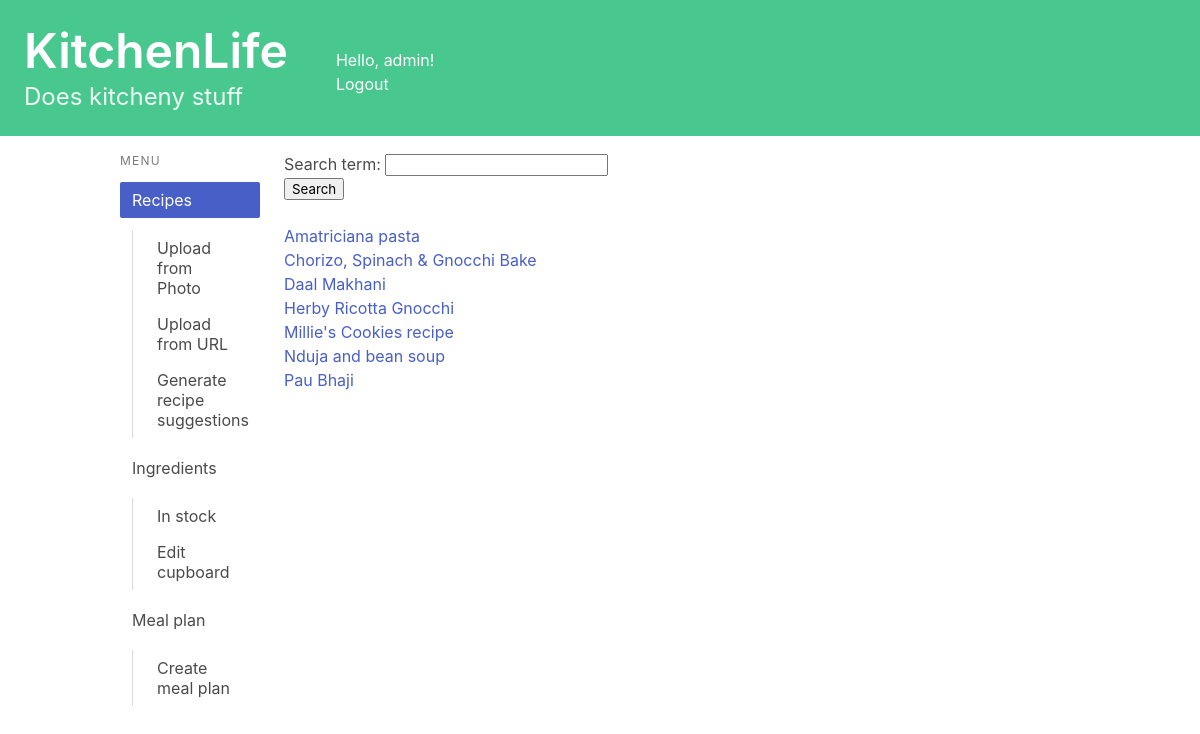
The app's page /recipes/ (signed in), older data.
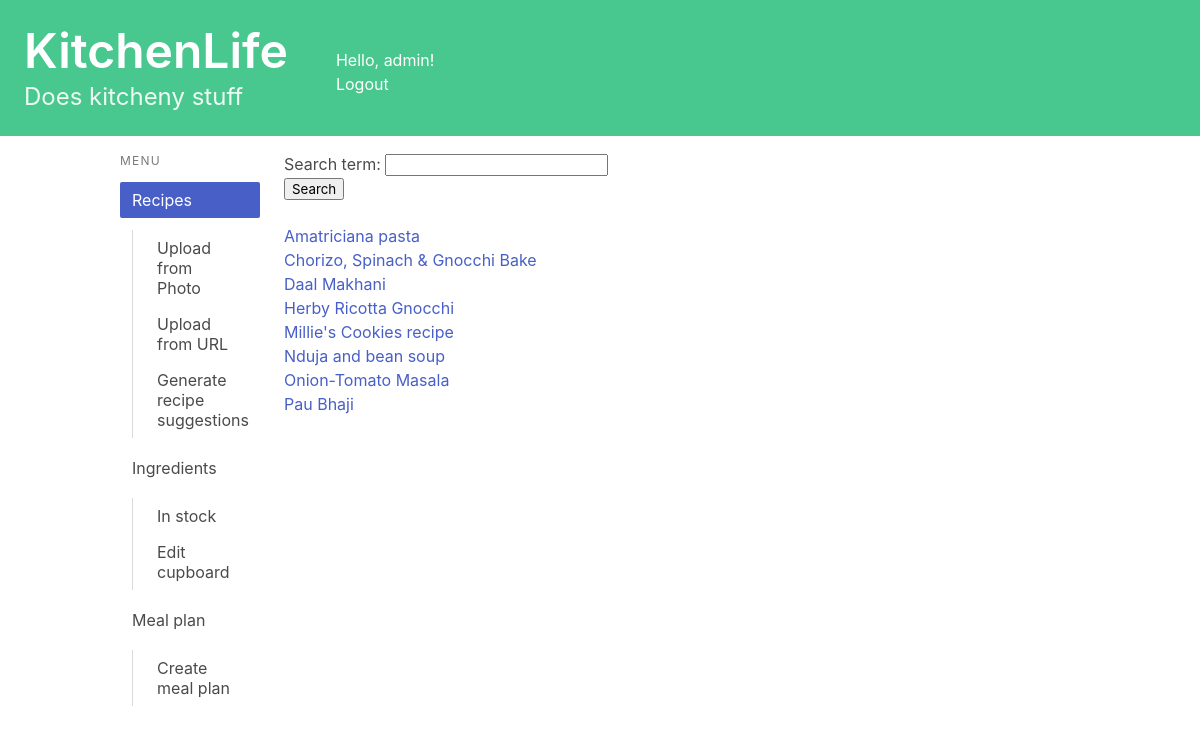
The same page, newer data.
### recipes/models.py (models this page shows, shortened)
class Recipe(models.Model):
    name = models.CharField(max_length=200)
    method = models.TextField(max_length=5000, null = True, blank = True)
    ingredients_string = models.TextField(max_length=1000, null = True, blank = True)#Plain text of ingredients
    simplified_ingredients = models.TextField(max_length=1000, null = True, blank = True)#Ingredients data
    uses_ingredient = models.ManyToManyField(Ingredient, related_name="ingredient_uses")
    book = models.CharField(max_length=200, null = True, blank = True)
    page = models.CharField(max_length=5, null = True, blank = True)
    serves = models.CharField(max_length=5, null = True, blank = True)
    description = models.TextField(max_length=500, null = True, blank = True)
    url = models.URLField(null = True, blank = True)
    jumbled_input = models.TextField(max_length=8000, null = True, blank = True)
    owner = models.ForeignKey(User, on_delete=models.CASCADE, blank=True, null=True)
    from_photo = models.BooleanField(default=False)

### recipes/views.py (the view)
# urls.py: path('', views.index, name='index'),
@login_required
def index(request):
    if request.method == 'POST':
        form = SearchForm(request.POST)
        if form.is_valid():
            filtered_recipe = form.cleaned_data['search_term']
            recipe_list = Recipe.objects.filter(name__contains=filtered_recipe, owner=request.user).order_by("name")
    else:
        form = SearchForm()
        recipe_list = Recipe.objects.filter(owner=request.user).order_by("name")
        if not recipe_list:
            print("hi")
    context = {'recipe_list': recipe_list, 'form': form}
    return render(request, 'recipes/index.html', context)

### recipes/forms.py
class SearchForm(forms.Form):
    search_term = forms.CharField(max_length=50)

### recipes/templatetags/is_active.py (called while the page is built)
@register.simple_tag
def is_active(request, url):
    if reverse(url) == request.path:
        return "is-active"
    return ""

### recipes/templates/recipes/index.html (shortened to what this page needs)
{% extends 'base.html' %}
{% block content %}
<ul>
<form method="post">
     {{ form.as_p }}
    <button type="submit">Search</button>
</form>
<br>
{% if recipe_list %}
    {% for recipe in recipe_list %}
    <li><a href="{% url 'recipes:detail' recipe.id %}">{{ recipe.name }}</a></li>
    {% endfor %}
{% else %}
    <p>No recipes are available.</p>
{% endif %}
</ul>
{% endblock content %}

### kitchenlife/templates/base.html (shortened to what this page needs)
<!DOCTYPE html>
<html lang="en">
{% load is_active %}
<head>
    <link rel="stylesheet"
          href="https://cdn.jsdelivr.net/npm/bulma@0.9.3/css/bulma.min.css">
</head>
<body>
    <a href="{% url 'index' %} ">
        <section class="hero is-small is-success mb-4">
            <div class="columns">
                <div class="column">
                    <div class="hero-body">
                        <h1 class="title is-1">KitchenLife</h1>
                        <p class="subtitle is-4">
                            Does kitcheny stuff
                        </p>
                    </div>
                </div>
                <div class="column">
                    <br><br>
                    Hello, {{ user.username|default:'Guest' }}!
                    <div>
                        {% if user.is_authenticated %}
                            <a href="{% url 'logout' %}">Logout</a>
                        {% else %}
                            <a href="{% url 'login' %}">Login</a>
                        {% endif %}
                    </div>
                </div>
            </div>
        </section>
    </a>
    <div class="container">
        <div class="columns">
            <div class="column is-2">
                <aside class="menu">
                  <p class="menu-label">
                    Menu
                  </p>
                  <ul class="menu-list">
                    <li>
                        <a href="{% url 'recipes:index' %}" class="{% is_active request 'recipes:index' %}">Recipes</a>
                        <ul>
                            <a href="{% url 'recipes:upload_photo' %}" class="{% is_active request 'recipes:upload_photo' %}">Upload from Photo</a>
                            <a href="{% url 'recipes:upload_url' %}" class="{% is_active request 'recipes:upload_url' %}">Upload from URL</a>
                            <a href="{% url 'recipes:generate_recipe_suggestion' %}" class="{% is_active request 'recipes:generate_recipe_suggestion' %}">Generate recipe suggestions</a>
                        </ul>
                        <a  href="{% url 'cupboard:ingredients_index' %}" class="{% is_active request 'cupboard:ingredients_index' %}">Ingredients</a>
                        <ul>
                            <a href="{% url 'cupboard:cupboard_index' %}" class="{% is_active request 'cupboard:cupboard_index' %}">In stock</a>
                            <a href="{% url 'cupboard:edit_cupboard' %}" class="{% is_active request 'cupboard:edit_cupboard' %}">Edit cupboard</a>
                        </ul>
                        <a href="{% url 'mealplan:meal_plan_index' %}" class="{% is_active request 'mealplan:meal_plan_index' %}">Meal plan</a>
                        <ul>
                            <a href="{% url 'mealplan:add_meal_plan' %}" class="{% is_active request 'mealplan:add_meal_plan' %}">Create meal plan</a>
                        </ul>
                    </li>
                  </ul>
                </aside>
            </div>
            <div class="column">
                {% block content %}
                {% endblock content %}
            </div>
        </div>
    </div>
</body>
</html>

Row changes from the older to the newer data that the page shows:
added Recipe: name "Onion-Tomato Masala"
